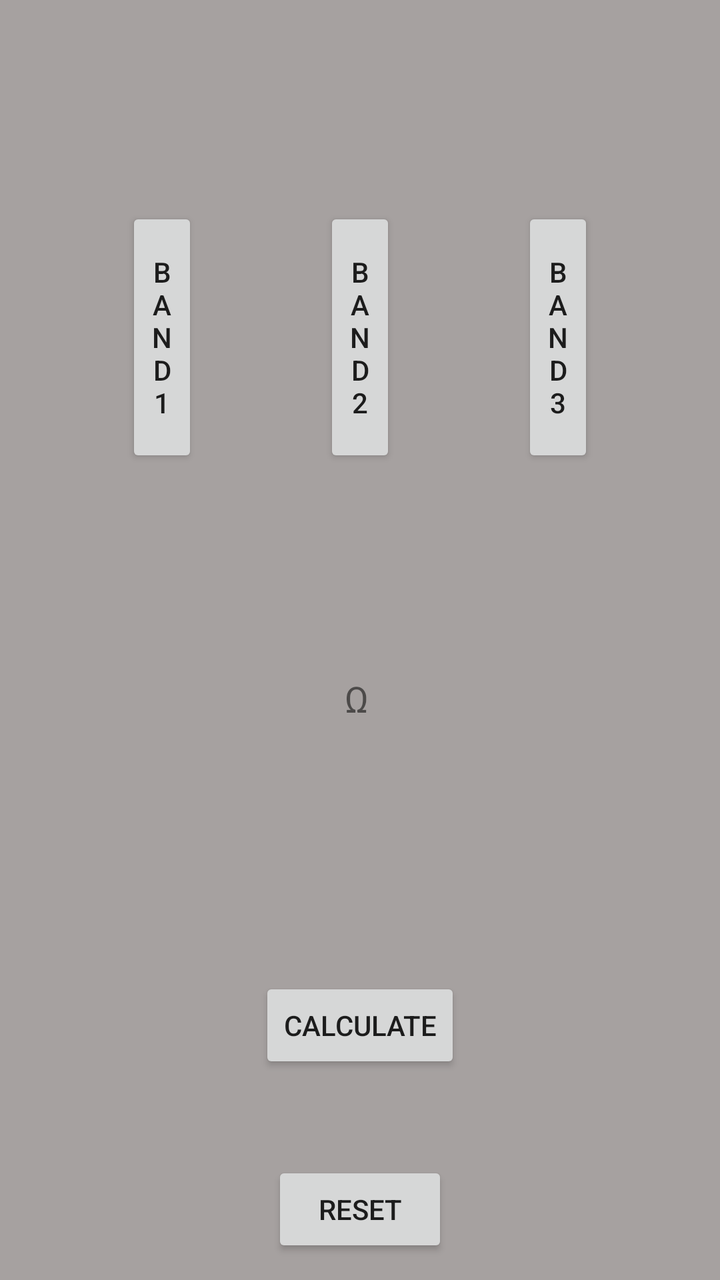
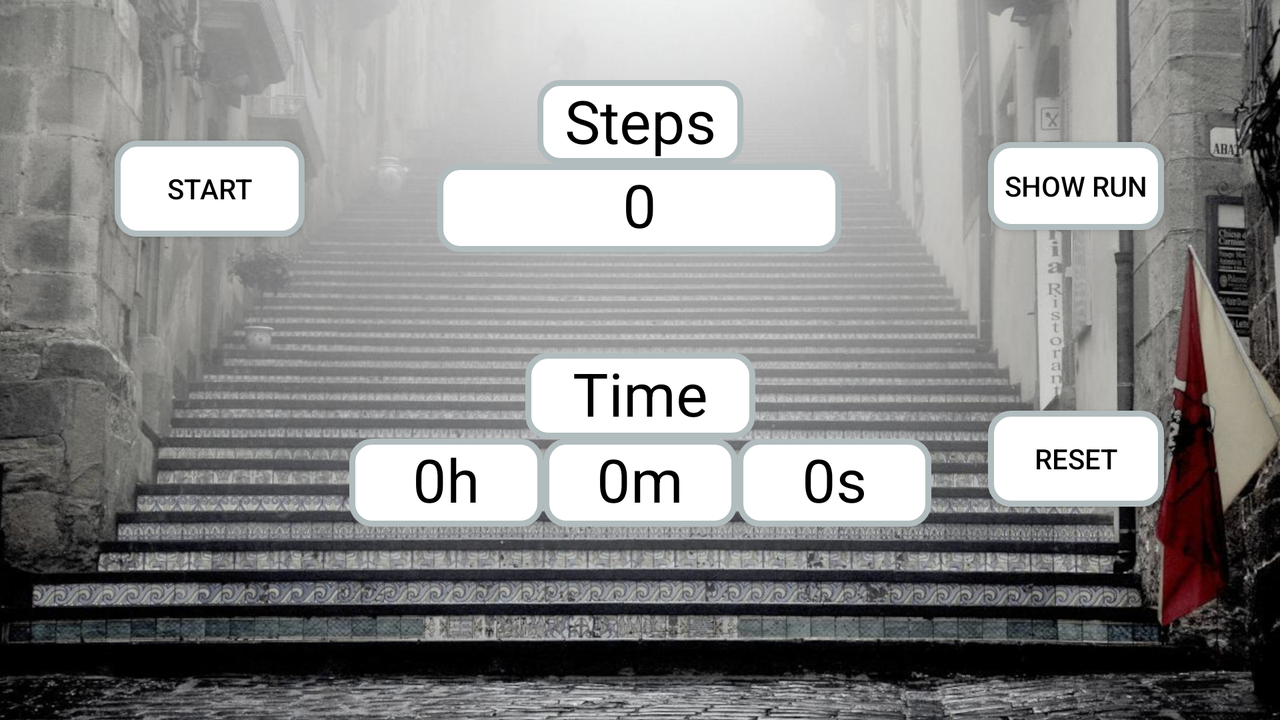

Two renders of one Android screen. The first uses the default layout on a phone; the second uses the alternative layout the repository ships for a different screen configuration, on a matching device. The two XML files are below.
<!-- AndroidManifest.xml: application theme AppTheme -->
<!-- res/layout/activity_main.xml -->
<?xml version="1.0" encoding="utf-8"?>
<androidx.constraintlayout.widget.ConstraintLayout xmlns:android="http://schemas.android.com/apk/res/android"
    xmlns:app="http://schemas.android.com/apk/res-auto"
    xmlns:tools="http://schemas.android.com/tools"
    android:layout_width="match_parent"
    android:layout_height="match_parent"
    tools:context=".MainActivity">

    <TextView
        android:id="@+id/txt_band2"
        android:layout_width="61dp"
        android:layout_height="52dp"
        android:textAlignment="center"
        app:layout_constraintBottom_toTopOf="@+id/btn_band2"
        app:layout_constraintEnd_toStartOf="@+id/txt_band3"
        app:layout_constraintHorizontal_bias="0.5"
        app:layout_constraintStart_toEndOf="@+id/txt_band1"
        app:layout_constraintTop_toTopOf="parent"
        app:layout_constraintVertical_bias="0.878" />

    <TextView
        android:id="@+id/txt_band1"
        android:layout_width="61dp"
        android:layout_height="52dp"
        android:textAlignment="center"
        app:layout_constraintBottom_toTopOf="@+id/btn_band1"
        app:layout_constraintEnd_toStartOf="@+id/txt_band2"
        app:layout_constraintHorizontal_bias="0.5"
        app:layout_constraintStart_toStartOf="parent"
        app:layout_constraintTop_toTopOf="parent"
        app:layout_constraintVertical_bias="0.878" />

    <TextView
        android:id="@+id/txt_band3"
        android:layout_width="61dp"
        android:layout_height="52dp"
        android:textAlignment="center"
        app:layout_constraintBottom_toTopOf="@+id/btn_band3"
        app:layout_constraintEnd_toEndOf="parent"
        app:layout_constraintHorizontal_bias="0.5"
        app:layout_constraintStart_toEndOf="@+id/txt_band2"
        app:layout_constraintTop_toTopOf="parent"
        app:layout_constraintVertical_bias="0.878" />

    <Button
        android:id="@+id/btn_calc2"
        android:layout_width="wrap_content"
        android:layout_height="wrap_content"
        android:onClick="doReset"
        android:text="Reset"
        app:layout_constraintBottom_toBottomOf="parent"
        app:layout_constraintEnd_toEndOf="parent"
        app:layout_constraintStart_toStartOf="parent"
        app:layout_constraintTop_toBottomOf="@+id/btn_calc"
        app:layout_constraintVertical_bias="0.794" />

    <TextView
        android:id="@+id/txtView_resistValue"
        android:layout_width="378dp"
        android:layout_height="48dp"
        android:text="Ω "
        android:textAlignment="center"
        android:textSize="18sp"
        app:layout_constraintBottom_toTopOf="@+id/btn_calc"
        app:layout_constraintEnd_toEndOf="parent"
        app:layout_constraintHorizontal_bias="0.5"
        app:layout_constraintStart_toStartOf="parent"
        app:layout_constraintTop_toBottomOf="@+id/btn_band1" />

    <Button
        android:id="@+id/btn_calc"
        android:layout_width="wrap_content"
        android:layout_height="wrap_content"
        android:onClick="doCalc"
        android:text="Calculate"
        app:layout_constraintBottom_toBottomOf="parent"
        app:layout_constraintEnd_toEndOf="parent"
        app:layout_constraintHorizontal_bias="0.5"
        app:layout_constraintStart_toStartOf="parent"
        app:layout_constraintTop_toBottomOf="@+id/txtView_resistValue" />

    <Button
        android:id="@+id/btn_band2"
        android:layout_width="36dp"
        android:layout_height="130dp"
        android:onClick="doClick_Band2"
        android:text="Band 2"
        app:layout_constraintBottom_toTopOf="@+id/txtView_resistValue"
        app:layout_constraintEnd_toStartOf="@+id/btn_band3"
        app:layout_constraintHorizontal_bias="0.5"
        app:layout_constraintStart_toEndOf="@+id/btn_band1"
        app:layout_constraintTop_toTopOf="parent" />

    <Button
        android:id="@+id/btn_band1"
        android:layout_width="36dp"
        android:layout_height="130dp"
        android:onClick="doClick_Band1"
        android:text="Band 1"
        app:layout_constraintBottom_toTopOf="@+id/txtView_resistValue"
        app:layout_constraintEnd_toStartOf="@+id/btn_band2"
        app:layout_constraintHorizontal_bias="0.5"
        app:layout_constraintStart_toStartOf="parent"
        app:layout_constraintTop_toTopOf="parent" />

    <Button
        android:id="@+id/btn_band3"
        android:layout_width="36dp"
        android:layout_height="130dp"
        android:onClick="doClick_Band3"
        android:text="Band 3"
        app:layout_constraintBottom_toTopOf="@+id/txtView_resistValue"
        app:layout_constraintEnd_toEndOf="parent"
        app:layout_constraintHorizontal_bias="0.5"
        app:layout_constraintStart_toEndOf="@+id/btn_band2"
        app:layout_constraintTop_toTopOf="parent" />

</androidx.constraintlayout.widget.ConstraintLayout>
<!-- resources referenced by this layout -->
<resources>
  <style name="AppTheme" parent="Theme.AppCompat.Light.DarkActionBar">
          
          <item name="colorPrimary">@color/colorPrimary</item>
          <item name="colorPrimaryDark">#736F6E</item>
          <item name="colorAccent">@color/colorAccent</item>
          <item name="android:windowBackground">#A6A1A0</item>
      </style>
  <color name="colorPrimary">#FF9800</color>
  <color name="colorAccent">#FF9800</color>
</resources>
<!-- res/layout-land/activity_main.xml (the repository's variant of the layout above) -->
<!-- drawn on the phone turned sideways -->
<?xml version="1.0" encoding="utf-8"?>
<androidx.constraintlayout.widget.ConstraintLayout xmlns:android="http://schemas.android.com/apk/res/android"
    xmlns:app="http://schemas.android.com/apk/res-auto"
    xmlns:tools="http://schemas.android.com/tools"
    android:layout_width="match_parent"
    android:layout_height="match_parent"
    android:background="@drawable/jogging"
    tools:context=".MainActivity">


    <TextView
        android:id="@+id/txtSteps"
        android:layout_width="103dp"
        android:layout_height="42dp"
        android:layout_marginTop="40dp"
        android:background="@drawable/layout_bg"
        android:text="Steps"
        android:textColor="#000000"
        android:textAlignment="center"
        android:textSize="30sp"
        app:layout_constraintEnd_toEndOf="parent"
        app:layout_constraintStart_toStartOf="parent"
        app:layout_constraintTop_toTopOf="parent" />

    <TextView
        android:id="@+id/txtv_steps"
        android:layout_width="202dp"
        android:layout_height="44dp"
        android:background="@drawable/layout_bg"
        android:text="0"
        android:textAlignment="center"
        android:textColor="#000000"
        android:textSize="30sp"
        app:layout_constraintBottom_toTopOf="@+id/txtTime"
        app:layout_constraintEnd_toEndOf="parent"
        app:layout_constraintHorizontal_bias="0.499"
        app:layout_constraintStart_toStartOf="parent"
        app:layout_constraintTop_toBottomOf="@+id/txtSteps"
        app:layout_constraintVertical_bias="0.0" />

    <TextView
        android:id="@+id/txtTime"
        android:layout_width="115dp"
        android:layout_height="43dp"
        android:background="@drawable/layout_bg"
        android:text="Time"
        android:textColor="#000000"
        android:textAlignment="center"
        android:textSize="30sp"
        app:layout_constraintBottom_toTopOf="@+id/txtv_timer_minute"
        app:layout_constraintEnd_toEndOf="@+id/txtv_timer_second"
        app:layout_constraintStart_toStartOf="@+id/txtv_timer_hour" />

    <TextView
        android:id="@+id/txtv_timer_second"
        android:layout_width="97dp"
        android:background="@drawable/layout_bg"
        android:text="0s"
        android:layout_height="44dp"
        android:textAlignment="center"
        android:textColor="#000000"
        android:textSize="30sp"
        app:layout_constraintBottom_toBottomOf="@+id/txtv_timer_minute"
        app:layout_constraintStart_toEndOf="@+id/txtv_timer_minute" />

    <TextView
        android:id="@+id/txtv_timer_hour"
        android:layout_width="97dp"
        android:layout_height="44dp"
        android:background="@drawable/layout_bg"
        android:text="0h"
        android:textAlignment="center"
        android:textColor="#000000"
        android:textSize="30sp"
        app:layout_constraintBottom_toBottomOf="@+id/txtv_timer_minute"
        app:layout_constraintEnd_toStartOf="@+id/txtv_timer_minute" />

    <TextView
        android:id="@+id/txtv_timer_minute"
        android:layout_width="97dp"
        android:layout_height="44dp"
        android:background="@drawable/layout_bg"
        android:text="0m"
        android:textAlignment="center"
        android:textColor="#000000"
        android:textSize="30sp"
        app:layout_constraintBottom_toBottomOf="parent"
        app:layout_constraintEnd_toEndOf="parent"
        app:layout_constraintStart_toStartOf="parent"
        app:layout_constraintTop_toTopOf="parent"
        app:layout_constraintVertical_bias="0.694" />

    <Button
        android:id="@+id/btn_results"
        android:layout_width="wrap_content"
        android:layout_height="44dp"
        android:background="@drawable/layout_bg"
        android:onClick="doResult"
        android:text="Show run"
        android:textColor="#000000"
        app:layout_constraintBottom_toBottomOf="parent"
        app:layout_constraintEnd_toEndOf="parent"
        app:layout_constraintHorizontal_bias="0.895"
        app:layout_constraintStart_toStartOf="parent"
        app:layout_constraintTop_toTopOf="parent"
        app:layout_constraintVertical_bias="0.225" />

    <Button
        android:id="@+id/btn_reset"
        android:layout_width="wrap_content"
        android:layout_height="wrap_content"
        android:background="@drawable/layout_bg"
        android:onClick="doReset"
        android:text="Reset"
        android:textColor="#000000"
        app:layout_constraintBottom_toBottomOf="parent"
        app:layout_constraintEnd_toEndOf="parent"
        app:layout_constraintHorizontal_bias="0.895"
        app:layout_constraintStart_toStartOf="parent"
        app:layout_constraintTop_toTopOf="parent"
        app:layout_constraintVertical_bias="0.658" />

    <Button
        android:id="@+id/btn_stop"
        android:layout_width="wrap_content"
        android:layout_height="wrap_content"
        android:background="@drawable/layout_bg"
        android:onClick="doStop"
        android:text="Stop"
        android:textColor="#000000"
        android:visibility="invisible"
        app:layout_constraintBottom_toBottomOf="parent"
        app:layout_constraintEnd_toEndOf="parent"
        app:layout_constraintHorizontal_bias="0.115"
        app:layout_constraintStart_toStartOf="parent"
        app:layout_constraintTop_toTopOf="parent"
        app:layout_constraintVertical_bias="0.658" />

    <Button
        android:id="@+id/btn_start"
        android:layout_width="95dp"
        android:layout_height="48dp"
        android:background="@drawable/layout_bg"
        android:onClick="doStart"
        android:text="Start"
        android:textColor="#000000"
        app:layout_constraintBottom_toBottomOf="parent"
        app:layout_constraintEnd_toEndOf="parent"
        app:layout_constraintHorizontal_bias="0.105"
        app:layout_constraintStart_toStartOf="parent"
        app:layout_constraintTop_toTopOf="parent"
        app:layout_constraintVertical_bias="0.225" />

</androidx.constraintlayout.widget.ConstraintLayout>
<!-- resources referenced by the variant -->
<!-- as the phone turned sideways resolves them -->
<resources>
  <!-- drawable jogging: jpg bitmap (drawable, 473502 bytes) -->
  <!-- drawable layout_bg (drawable) -->
  <?xml version="1.0" encoding="UTF-8"?>
  <shape xmlns:android="http://schemas.android.com/apk/res/android">
  <solid android:color="#FFFFFF"/>
  <stroke android:width="3dp" android:color="#B1BCBE" />
  <corners android:radius="10dp"/>
  <padding android:left="4dp" android:right="4dp" />
  </shape>
  <style name="AppTheme" parent="Theme.AppCompat.Light.DarkActionBar">
          
          <item name="colorPrimary">@color/colorPrimary</item>
          <item name="colorPrimaryDark">#736F6E</item>
          <item name="colorAccent">@color/colorAccent</item>
          <item name="android:windowBackground">#A6A1A0</item>
      </style>
  <color name="colorPrimary">#FF9800</color>
  <color name="colorAccent">#FF9800</color>
</resources>
